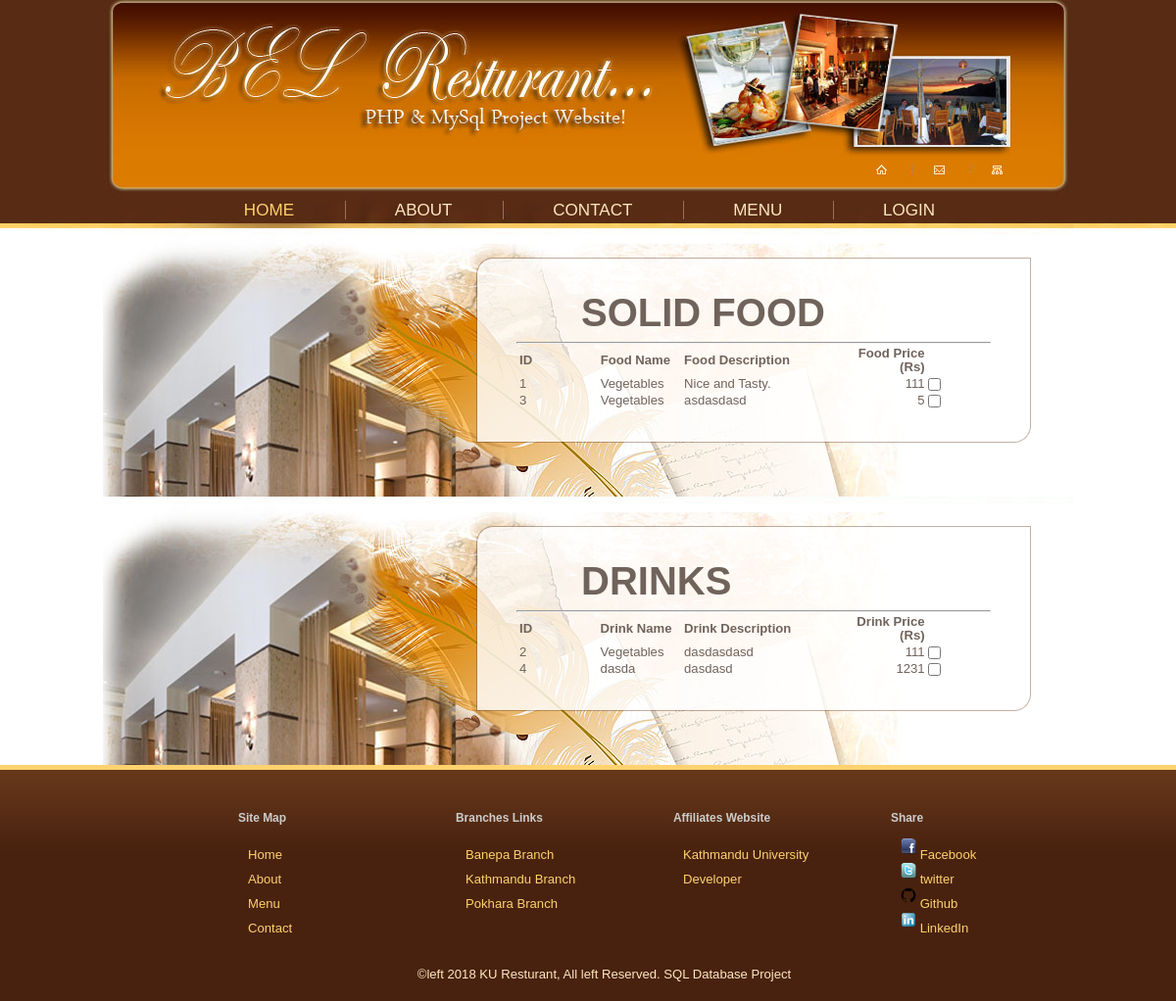
The app's page /res3/browse_menu.php with its own data.
### tables this page shows
CREATE TABLE `food` (
  `food_id` int(3) UNSIGNED NOT NULL,
  `food_name` varchar(30) DEFAULT NULL,
  `food_type` varchar(30) DEFAULT NULL,
  `food_description` varchar(50) DEFAULT NULL,
  `food_price` int(255) NOT NULL
);

### res3/browse_menu.php (the view, shortened to what this page needs)
<?php
include ('includes/header.php');
require_once ('./mysqli_connect.php');
$q = "SELECT * FROM food where food_type='solidfood'";
$q1 = "SELECT * FROM food where food_type='drinks'";
echo '
   <div id="content">
      <div class="container">
         <div class="inside">
            <div class="box alt">
            	<div class="left-top-corner">
               	<div class="right-top-corner">
                  	<div class="border-top"></div>
                  </div>
               </div>
               <div class="border-left">
               	<div class="border-right">
                  	<div class="inner">
                     	<div class="wrapper">
                        <h1> SOLID FOOD </h1> <hr>
						<table border="0" width="90%" cellspacing="3" cellpadding="3" align="center">
	<tr>
		<td align="left" width="20%"><b>ID</b></td>
		<td align="left" width="20%"><b>Food Name</b></td>
		<td align="left" width="40%"><b>Food Description</b></td>
		<td align="right" width="20%"><b>Food Price (Rs)</b></td>
	</tr>';
$r = mysqli_query ($dbc, $q);
while ($row = mysqli_fetch_array ($r, MYSQLI_ASSOC)) {
	echo "\t<tr>
		<td align=\"left\">{$row['food_id']}</td>
		<td align=\"left\">{$row['food_name']}</td>
		<td align=\"left\">{$row['food_description']}</td>
		<td align=\"right\">{$row['food_price']}</td>
      <td align=\"right\"> <input type=\"checkbox\" name=\"countsolidfood\" value=\"id1\"></td>
	</tr>\n";
}
echo '</table>';
echo '                        	<dl class="special fright">
                           	</div>
                     </div>
                  </div>
               </div>
               <div class="left-bot-corner">
               	<div class="right-bot-corner">
                  	<div class="border-bot"></div>
                  </div>
               </div>
            </div>
 </div>
      </div>
   </div>
';
echo '
   <div id="content">
      <div class="container">
         <div class="inside">
            <div class="box alt">
               <div class="left-top-corner">
                  <div class="right-top-corner">
                     <div class="border-top"></div>
                  </div>
               </div>
               <div class="border-left">
                  <div class="border-right">
                     <div class="inner">
                        <div class="wrapper">
                        <h1> DRINKS </h1> <hr>
                  <table border="0" width="90%" cellspacing="3" cellpadding="3" align="center">
   <tr>
      <td align="left" width="20%"><b>ID</b></td>
      <td align="left" width="20%"><b>Drink Name</b></td>
      <td align="left" width="40%"><b>Drink Description</b></td>
      <td align="right" width="20%"><b>Drink Price (Rs)</b></td>
   </tr>';
$r1 = mysqli_query ($dbc, $q1);
while ($row = mysqli_fetch_array ($r1, MYSQLI_ASSOC)) {
   echo "\t<tr>
      <td align=\"left\">{$row['food_id']}</td>
      <td align=\"left\">{$row['food_name']}</td>
      <td align=\"left\">{$row['food_description']}</td>
      <td align=\"right\">{$row['food_price']}</td>
      <td align=\"right\"> <input type=\"checkbox\" name=\"countdrinks\" value=\"id2\"></td>
   </tr>\n";
}
echo '</table>'
;
echo '                           <dl class="special fright">
                              </div>
                     </div>
                  </div>
               </div>
               <div class="left-bot-corner">
                  <div class="right-bot-corner">
                     <div class="border-bot"></div>
                  </div>
               </div>
            </div>
 </div>
      </div>
   </div>
';
include ('includes/footer.php');
?>

### res3/css/main.css (style rules this page uses)
* { margin:0; padding:0; }
html, body { height:100%; }
html { min-width:990px; }
body { background:url(./images/top-tail.jpg) center top repeat-x #48220f; font-family:Tahoma, Geneva, sans-serif; font-size:100%; line-height:.875em; color:#70635b; }
input, select, textarea { font-family:Tahoma, Geneva, sans-serif; font-size:1em; }
input, select { vertical-align:middle; font-weight:normal; }
#header, #content, #footer { font-size:0.82em; position:relative; }
.wrapper { width:100%; overflow:hidden; }
.container { width:990px; margin:0 auto; }
h1 { background:url(./images/logo.png) no-repeat left top; padding:8px 0 10px 66px; font-family:Verdana, Geneva, sans-serif; font-size:40px; line-height:1em; }
.box { width:100%; }
.box.alt { margin-bottom:15px; }
.box .left-top-corner { background:url(./images/left-top-corner.png) no-repeat left top; padding-left:18px; }
.box .right-top-corner { background:url(./images/right-top-corner.png) no-repeat right top; padding-right:1px; }
.box .border-top { background:url(./images/border-top.png) left top repeat-x; height:18px; overflow:hidden; font-size:0; line-height:0; }
.box .border-left { background:url(./images/border-side.png) left top repeat-y; padding-left:1px; }
.box .border-right { background:url(./images/border-side.png) right top repeat-y; padding-right:1px; }
.box .left-bot-corner { background:url(./images/left-bot-corner.png) no-repeat left top; padding-left:1px; }
.box .right-bot-corner { background:url(./images/right-bot-corner.png) no-repeat right top; padding-right:18px; }
.box .border-bot { background:url(./images/border-bot.png) left top repeat-x; height:18px; overflow:hidden; font-size:0; line-height:0; }
.box .inner { padding:10px 40px 15px 40px; background:url(./images/box-bg.png) left top; }
#content { background:url(./images/content-bg.jpg) no-repeat center -1px #fff; width:100%; }
#content .inside { padding:30px 43px 40px 381px; }

### records on screen
food: food_id "1", food_name "Vegetables", food_description "Nice and Tasty.", food_price "111"
food: food_id "3", food_name "Vegetables", food_description "asdasdasd", food_price "5"
food: food_id "2", food_name "Vegetables", food_description "dasdasdasd", food_price "111"
food: food_id "4", food_name "dasda", food_description "dasdasd", food_price "1231"
